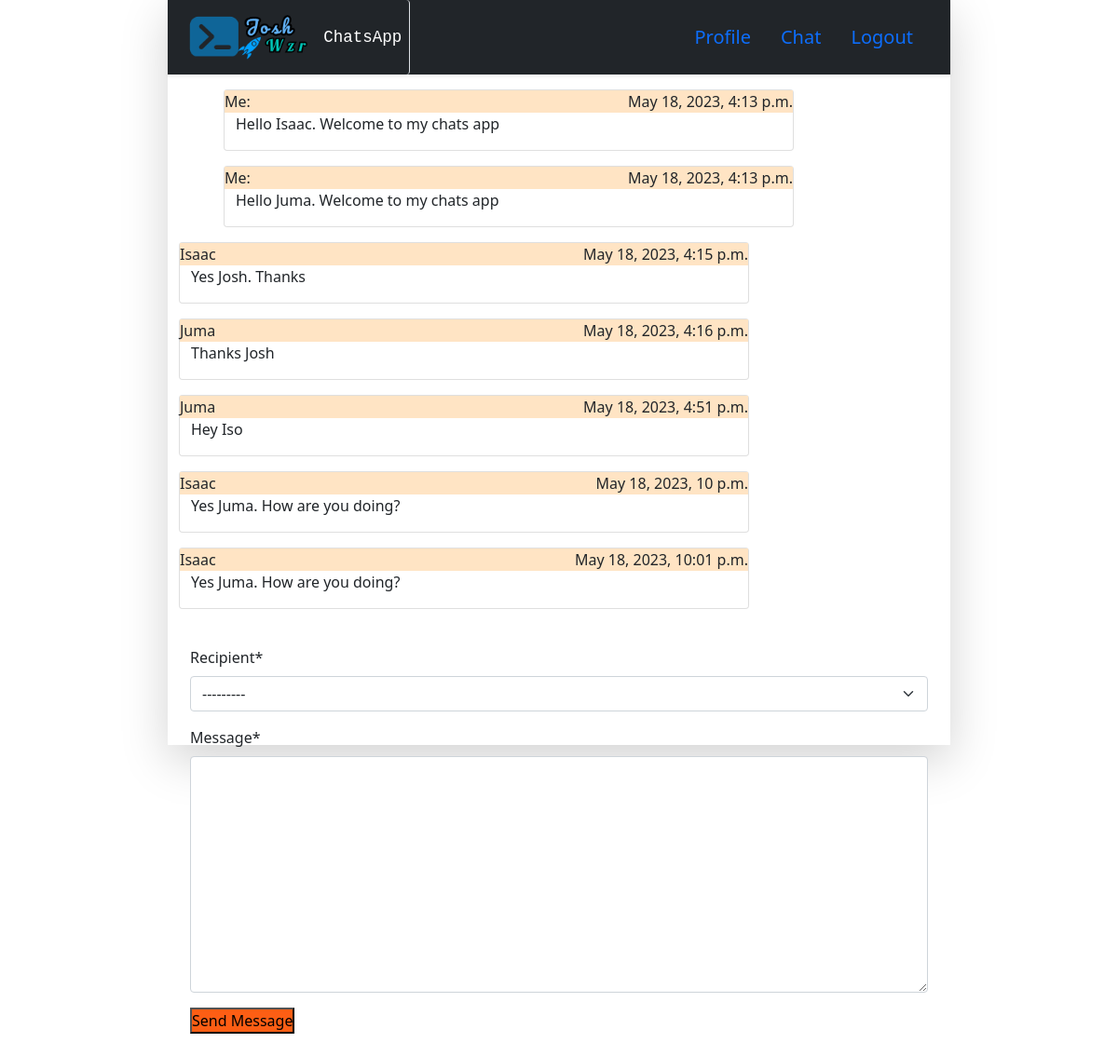
The page /view_messages/ (signed in) on the database as committed earlier.
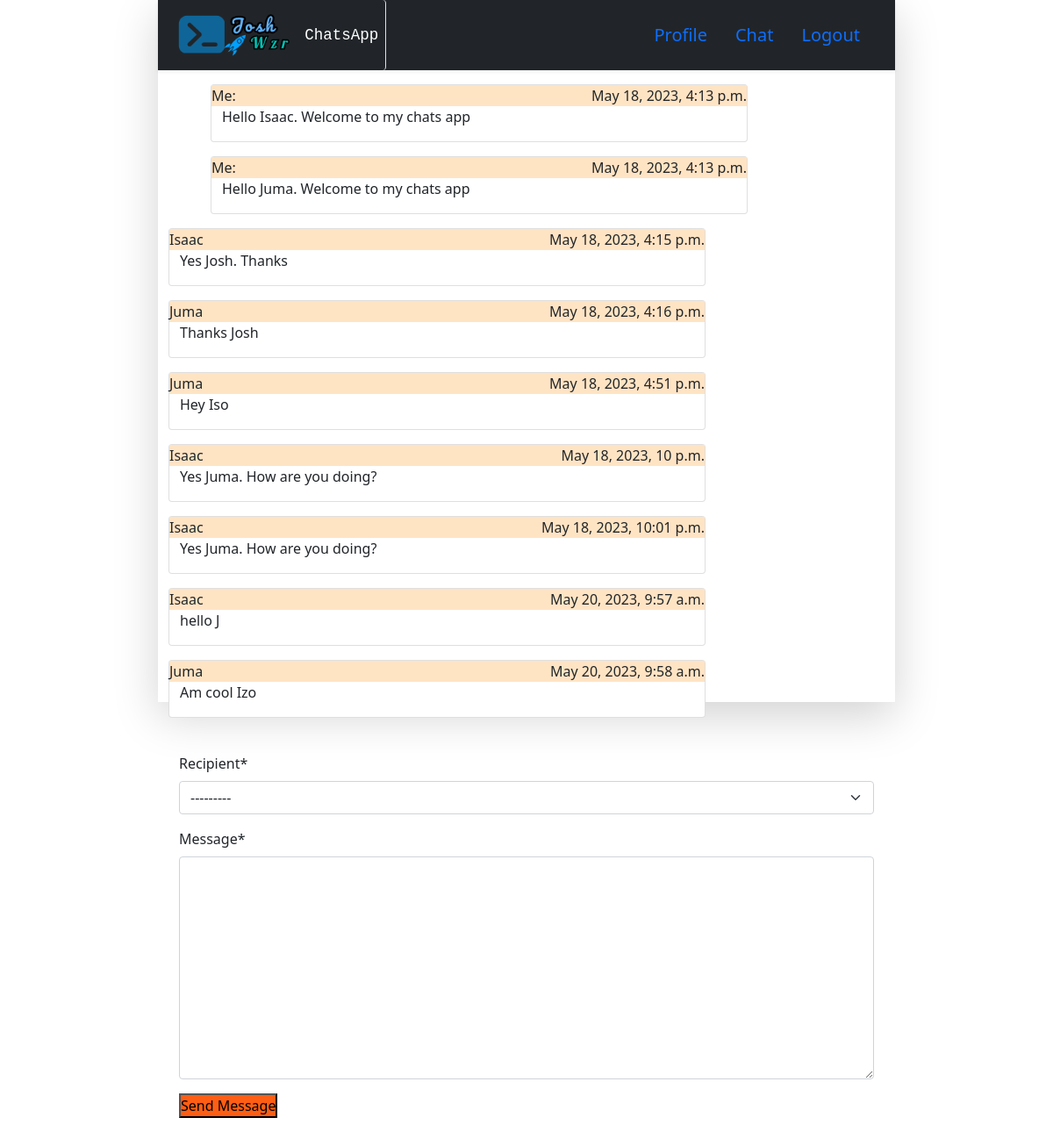
The same page on the database as committed later.
### MessageApp/models.py (models this page shows, shortened)
class PrivateMessage(models.Model):
    sender = models.ForeignKey(User, on_delete=models.CASCADE, related_name='sent_messages', editable=False)
    recipient = models.ForeignKey(User, on_delete=models.CASCADE, related_name='received_messages')
    message = models.TextField()
    time = models.DateTimeField(default=timezone.now)

### MessageApp/views.py (the view)
# urls.py: path('view_messages/', views.view_messages, name='view_messages'),
def view_messages(request):
    user = request.user
    if user.is_superuser:
        messages = PrivateMessage.objects.all()
    else:
        messages = PrivateMessage.objects.filter(Q(sender=user) | Q(recipient=user)).order_by('-time')[0:2]
    if request.method == "POST":
        mform = MessageForm(request.POST)
        if mform.is_valid():
            instance = mform.save(commit=False)
            instance.sender = request.user
            instance.save()
        else:
            messages.MessageFailure(request, "Oops!.. sth went wrong. Try send again")
    else:
        mform = MessageForm()
        mform.fields['recipient'].queryset = User.objects.exclude(username=user.username)
    return render(request, 'users/view_messages.html', {"messages": messages,"mform":mform,})

### MessageApp/forms.py (shortened to what this page needs)
class MessageForm(ModelForm):
    class Meta:
        model = PrivateMessage
        fields = ['recipient','message']

### MessageApp/templates/users/view_messages.html (shortened to what this page needs)
{% extends 'users/base.html' %}
{% load crispy_forms_tags %}
{% load static %}
{% block content %}
  {% for message in messages %}
   {% if message %}
   <div class = "container-fluid message-body">
    {% if user != message.sender %}
      <div class = "card w-75 my-3">
        <div class="sender">
          <span class= "float-start">{{message.sender.username}}</span>
          <span class = "float-end">{{message.time}}</span>
        </div>
        <div class="container-fluid">
          <p>{{message.message}}</p>
        </div>
      </div>
    {% else %}
      <div class = "card w-75 ms-5 my-3">
        <div class="sender">
          <span class= "float-start">Me:</span>
          <span class = "float-end">{{message.time}}</span>
        </div>
        <div class="container-fluid">
          <p>{{message.message}}</p>
        </div>
      </div>
    {% endif %}
    </div>
   {% endif %}
  {% endfor %}
  <div class = "p-4">
    <form action = "" method = "post">
      {{ mform|crispy}}
      <button type = "submit">Send Message</button>
    </form>
  </div>
{% endblock %}

Rows that differ between the two databases and show on the page:
added PrivateMessage: sender.username "Isaac", time "May 20, 2023, 9:57 a.m.", message "hello J"
added PrivateMessage: sender.username "Juma", time "May 20, 2023, 9:58 a.m.", message "Am cool Izo"
